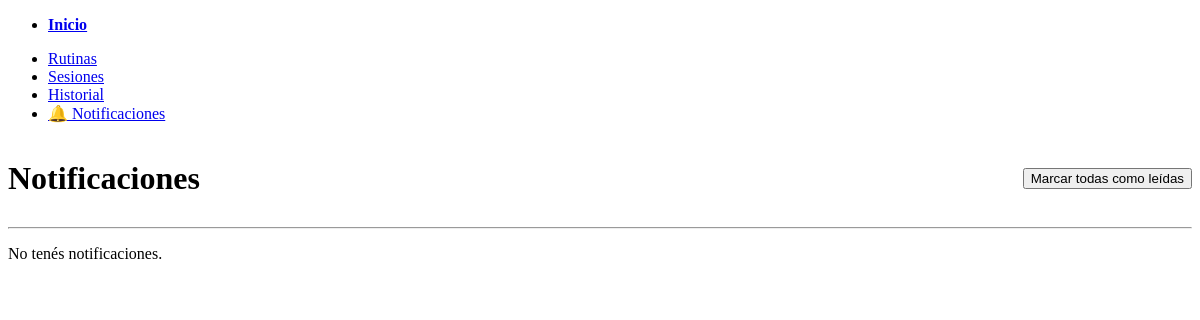
Page /notifications/ (signed in) on the earlier database version.
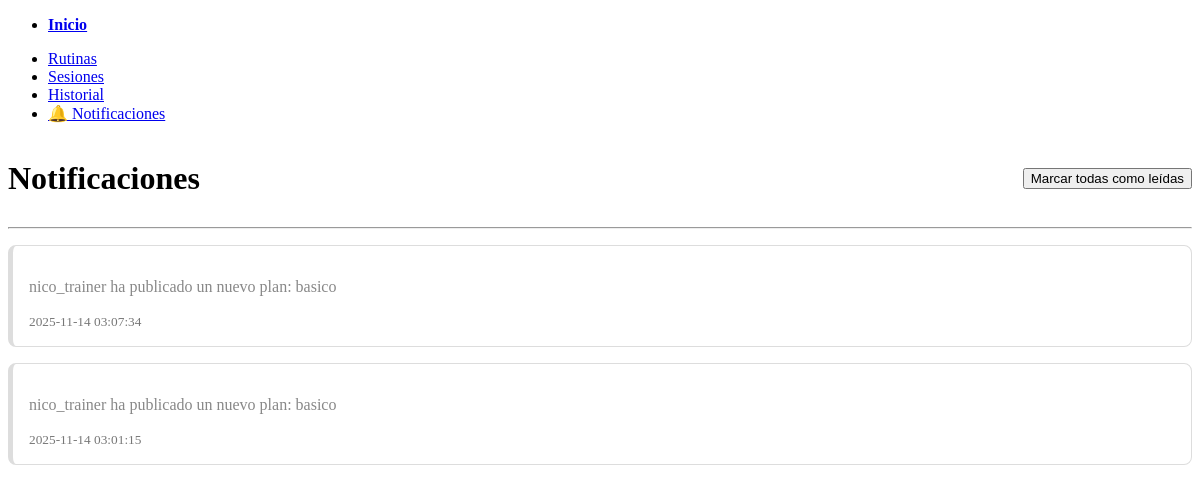
Same page on the later database version.
### app/models/notification.py (models this page shows)
class Notification(Base):
    __tablename__ = "notifications"
    id = Column(Integer, primary_key=True, index=True)
    message = Column(String, nullable=False)
    is_read = Column(Boolean, default=False, nullable=False)
    created_at = Column(DateTime, default=func.now())
    user_id = Column(Integer, ForeignKey("users.id"), nullable=False)
    user = relationship("User", back_populates="notifications")

### app/api/routes/notifications.py (the view)
@router.get("/", response_class=HTMLResponse)
def get_my_notifications(
    request: Request,
    db: Session = Depends(get_db),
    current_user: User = Depends(get_current_user)
):
    notifications = db.query(Notification).filter(
        Notification.user_id == current_user.id
    ).order_by(Notification.created_at.desc()).all()
    return templates.TemplateResponse("notifications.html", {
        "request": request,
        "notifications": notifications
    })

### app/templates/notifications.html (shortened to what this page needs)
{% extends "base.html" %}
{% block content %}
<div style="display: flex; justify-content: space-between; align-items: center;">
    <h1>Notificaciones</h1>
    <form action="/notifications/mark_as_read" method="post">
        <button type="submit">Marcar todas como leídas</button>
    </form>
</div>
<hr>
{% if notifications %}
    <ul style="list-style: none; padding: 0;">
    {% for notif in notifications %}
        <li class="notification-item {% if not notif.is_read %}unread{% endif %}">
            <p>{{ notif.message }}</p>
            <small style="color: #777;">
                {{ notif.created_at }}
            </small>
        </li>
    {% endfor %}
    </ul>
{% else %}
    <p>No tenés notificaciones.</p>
{% endif %}
{% endblock %}

Differences in the rows shown:
added Notification: message "nico_trainer ha publicado un nuevo plan: basico", created_at "2025-11-14 03:07:34"
added Notification: message "nico_trainer ha publicado un nuevo plan: basico", created_at "2025-11-14 03:01:15"
Other differences:
text no longer shown: "No tenés notificaciones."
